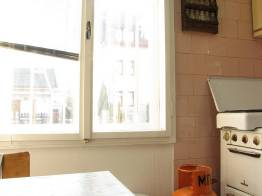
#> input picture images/window/ov.jpg, 262 x 196 px
$ python RtFE_OpenCV.py
#> lines starting #> are read from the running program, lines starting #| are printed output that depends on the picture
import cv2 as cv
import numpy as np
from itertools import product

def fuse_v_channel(Vov, Vun, th1, th2):
    diff = Vov - Vun
    if Vun < th1: # class = black saturated
        return _Vfu_black(Vov, diff)
    elif Vov > th2: # class = white saturated
        return _Vfu_white(Vun, diff)
    else:
        return ((_Vfu_black(Vov, diff) * (1 - Vov)) + (_Vfu_white(Vun, diff) * Vun)) / (1 - diff)

def _Vfu_black(Vov, diff):
    return Vov - (diff / 4)

def _Vfu_white(Vun, diff):
    return Vun + (diff / 4)

def visual_saturation_factor_ov(Sov, Vfu):
    return Sov * (1 - Vfu)

def visual_saturation_factor_un(Sun, Vfu):
    return Sun * (Vfu)

def fuse_pixel(Hov, Sov, Vov, Hun, Sun, Vun, th1, th2):
    Vfu = fuse_v_channel(Vov, Vun, th1, th2)
    VSFun = visual_saturation_factor_un(Sun, Vfu)
    VSFov = visual_saturation_factor_ov(Sov, Vfu)
    if VSFov <= VSFun:
        return Hun, VSFun, Vfu
    else:
        return Hov, VSFov, Vfu

if __name__ == "__main__":

    # OpenCV read the images as uint8, BGR color space. Cast to float32
    ov = cv.imread("../../images/window/ov.jpg").astype(np.float32)
    un = cv.imread("../../images/window/un.jpg").astype(np.float32)
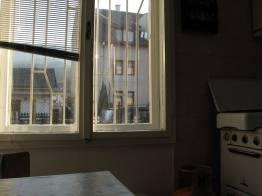
#> input picture images/window/un.jpg, 262 x 196 px

    # Convert BGR to HSV_FULL.
    # OpenCV should return values in the range [0, 1] for V channel (https://docs.opencv.org/3.4/de/d25/imgproc_color_conversions.html#color_convert_rgb_hsv)
    # But it returns 255*V, so its divided by 255
    factors = np.array([1., 1., 255.], np.float32)[np.newaxis, np.newaxis, :]
    ov = cv.cvtColor(ov, cv.COLOR_BGR2HSV_FULL) / factors
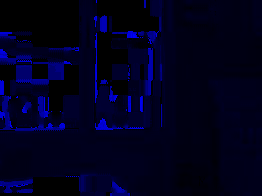
#> ov: shape (196, 262, 3) float32; mean B, G, R 43.1, 0.2, 0.8; drawn with min black and max white
    un = cv.cvtColor(un, cv.COLOR_BGR2HSV_FULL) / factors
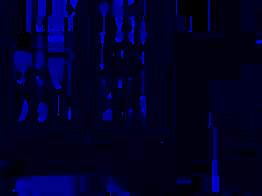
#> un: shape (196, 262, 3) float32; mean B, G, R 57.1, 0.3, 0.3; drawn with min black and max white

    # New image, zeros array with same the same shape as input
    fused_image = np.zeros(un.shape, np.float32)

    # Thresholds
    th1 = np.amax(un[:, :, 2]) * 0.05
#> th1 = 0.05
    th2 = np.amax(ov[:, :, 2]) * 0.95
#> th2 = 0.95

    # Iter on each pixel
    width, height, _ = ov.shape
#> width = 196; height = 262
    for x, y in product(range(width), range(height)):
        fused_image[x, y] = fuse_pixel(*ov[x, y, ], *un[x, y, ], th1, th2)
#> this loop made 51352 passes
#> (Vfu in fuse_pixel, VSFun in fuse_pixel) on passes 1 to 3: (0.976, 0.134), (0.835, 0.143), (0.826, 0.16)
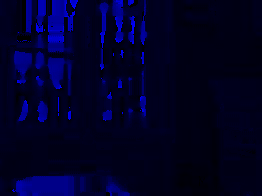
#> fused_image: shape (196, 262, 3) float32; mean B, G, R 55, 0.2, 0.5; drawn with min black and max white
        # print(f"{x}, {y}: ov => {img1[x, y, ]} \t un => {img2[x, y, ]} \t fu => {fused_image[x, y, ]}")

    # Reconvert to BGR color space
    fused_image = cv.cvtColor(fused_image * factors, cv.COLOR_HSV2BGR_FULL)
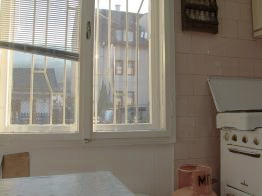
#> fused_image: shape (196, 262, 3) float32; mean B, G, R 115.8, 127.2, 135.5

    # Save the image
    cv.imwrite('fu.png', fused_image)
